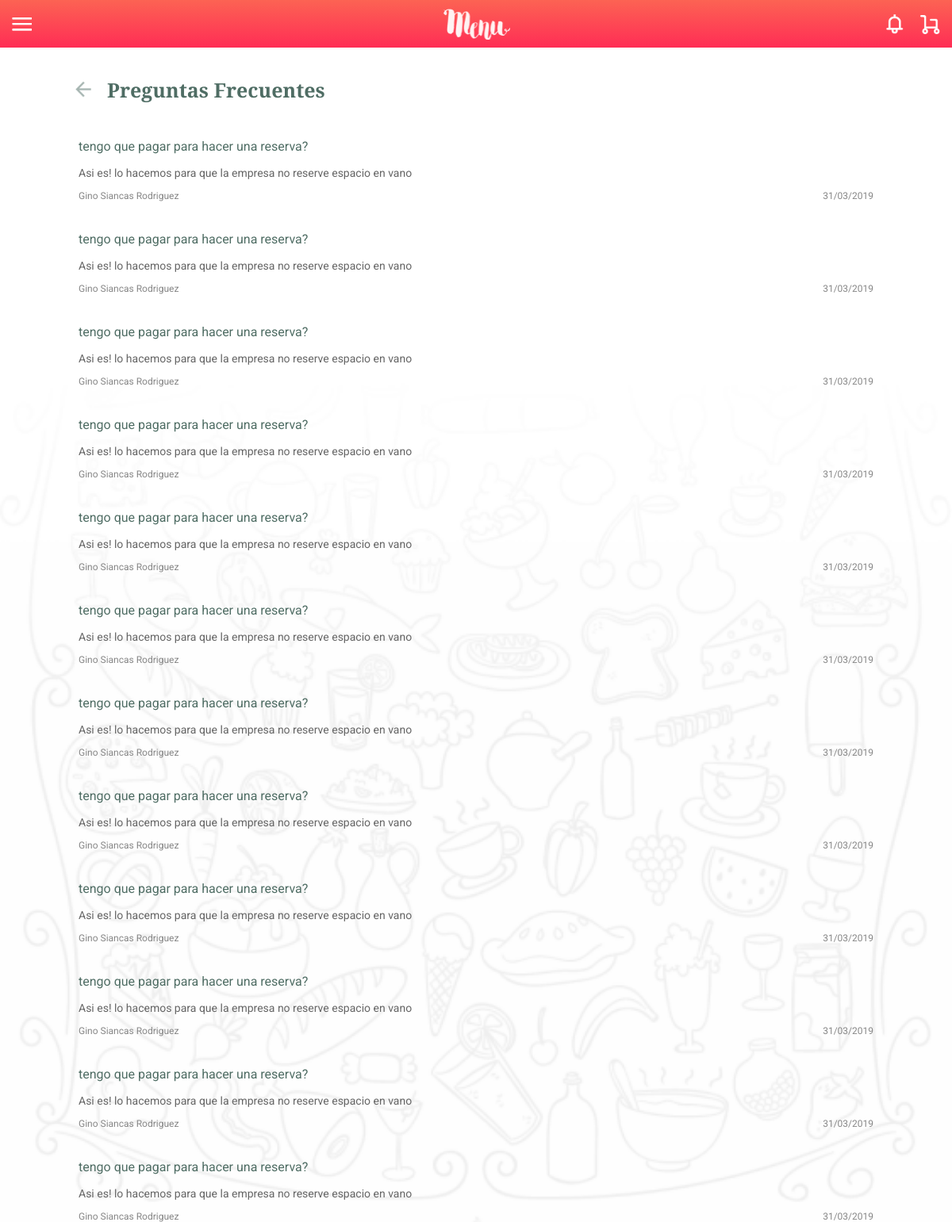
The app's page /questions.php (signed in) with its own data.
### tables this page shows
CREATE TABLE `frequent_questions` (
  `question_id` int(11) NOT NULL,
  `question_restaurant_id` int(11) NOT NULL,
  `question_poster_id` int(11) NOT NULL,
  `question_ask` text NOT NULL,
  `question_answer` varchar(255) DEFAULT NULL,
  `question_date` datetime NOT NULL
);

CREATE TABLE `users` (
  `username` varchar(45) NOT NULL,
  `password` varchar(65) NOT NULL,
  `name` varchar(55) DEFAULT NULL,
  `lastname` varchar(55) DEFAULT NULL,
  `telephone` int(11) DEFAULT NULL,
  `account_date_created` datetime NOT NULL,
  `user_id` int(11) NOT NULL,
  `avatar` varchar(255) DEFAULT NULL
);

### services/php/frequent_questions.php (the view, shortened to what this page needs)
<?php
class FrequentQuestions{
  function getQuestions($connection){
    $statement = "SELECT * FROM frequent_questions JOIN users ON question_poster_id = user_id ORDER BY question_date DESC LIMIT 12";
    if($query = mysqli_query($connection , $statement)){
      if(mysqli_num_rows($query)){
        $content = "";
        while($data = mysqli_fetch_assoc($query)){
          $content .= '<div class="question-wrap">';
            $content .= '<p class="ask">'.$data["question_ask"].'</p>';
            $content .= '<p class="ans">'.$data["question_answer"].'</p>';
            $content .= '<span class="who">'.ucwords($data["name"]).' '.ucwords($data["lastname"]).'</span>';
            $content .= '<span class="when">'.date("d/m/Y" , strtotime($data["question_date"])).'</span>';
          $content .= '</div>';
        }
        return $content;
      }else{return "none";}
    }else{return "error";}
  }
}
?>

### questions.php (shortened to what this page needs)
<!DOCTYPE html>
<html lang="en" dir="ltr">
<head>
  <link rel="stylesheet" href="css/global.1.0.0.css">
  <link rel="stylesheet" href="css/questions.1.0.0.css">
</head>
<body class="questionspg">
  <?php
  require_once("includes/header.php");
  require_once("services/php/db_connection.php");
  require_once("services/php/frequent_questions.php");
  $questionObj = new FrequentQuestions();
  $questions = $questionObj->getQuestions($connection);
  ?>
  <div class="content">
    <br>
    <div class="title left">
      <a href="javascript:void(0)" class="go-back"></a>
      <h1>Preguntas Frecuentes<br></h1>
    </div>
    <?php
    if($questions != "error"){
      if($questions != "none"){
        echo $questions;
      }else{echo "<h1>No hay preguntas</h1>";}
    }else{echo "<h1>Error de Carga</h1>";}
    ?>
  </div>
</body>
</html>

### includes/header.php (shortened to what this page needs)
<header>
  <a href="javascript:void(0)" class="hd-icon menuico"></a>
  <a href="/food-app" class="logo"></a>
  <?php if(isset($_SESSION["logged_in"]) && $_SESSION["logged_in"]){ ?>
  <a href="javascript:void(0)" class="hd-icon cart"></a>
  <a href="javascript:void(0)" class="hd-icon alert"></a>
  <? } ?>
</header>

### css/global.1.0.0.css (style rules this page uses)
body, html { padding: 0; margin: 0; font-family: "Roboto", sans-serif; }
header { position: fixed; width: 100%; top: 0; left: 0; z-index: 998; padding: 10.5px 0; text-align: center; background: linear-gradient(180deg, #FC6353 0%, #FF2D55 100%), linear-gradient(0deg, #FC6353, #FC6353); }
header .logo { display: block; width: 85px; height: 39px; background-image: url("../images/logo.png"); background-repeat: no-repeat; background-size: contain; background-position: center; margin: 0 auto; }
header .hd-icon { height: 25px; width: 25px; display: block; background-repeat: no-repeat; background-size: contain; background-position: center; position: absolute; top: 18px; }
header .hd-icon.menuico { background-image: url("../icons/menu.png"); left: 15px; }
header .hd-icon.cart { background-image: url("../icons/cart.png"); right: 15px; }
header .hd-icon.alert { background-image: url("../icons/alert.png"); right: 60px; }
.content { margin: 60px auto 0 auto; max-width: 1050px; }
.content .title { margin: 15px auto; text-align: center; max-width: 300px; position: relative; }
.content .title h1 { color: #4F6D64; font-family: "Alfa Slab One", cursive; font-size: 25px; }
.content .title a { position: absolute; top: 50%; left: -45px; height: 30px; width: 30px; margin-top: -15px; display: block; background-image: url("../icons/back.png"); background-position: center; background-size: contain; }
.content .title.left { margin: 10px 0 10px 60px; text-align: left; }

### css/questions.1.0.0.css (style rules this page uses)
html { background-image: url("../images/bg-global.png"); background-repeat: no-repeat; background-attachment: fixed; background-position: bottom; background-size: contain; height: 100%; }
body.questionspg .question-wrap { margin: 12px; padding: 12px; }
body.questionspg .question-wrap p.ask { color: #4F6D64; font-size: 16px; }
body.questionspg .question-wrap p.ans { color: #656565; font-size: 14px; }
body.questionspg .question-wrap span.who { color: #878787; font-size: 12px; float: left; }
body.questionspg .question-wrap span.when { color: #878787; font-size: 12px; float: right; }

### records on screen
frequent_questions: question_ask "tengo que pagar para hacer una reserva?", question_answer "Asi es! lo hacemos para que la empresa no reserve espacio en vano", users.name "Gino", users.lastname "Siancas Rodriguez", question_date "31/03/2019"
frequent_questions: question_ask "tengo que pagar para hacer una reserva?", question_answer "Asi es! lo hacemos para que la empresa no reserve espacio en vano", users.name "Gino", users.lastname "Siancas Rodriguez", question_date "31/03/2019"
frequent_questions: question_ask "tengo que pagar para hacer una reserva?", question_answer "Asi es! lo hacemos para que la empresa no reserve espacio en vano", users.name "Gino", users.lastname "Siancas Rodriguez", question_date "31/03/2019"
frequent_questions: question_ask "tengo que pagar para hacer una reserva?", question_answer "Asi es! lo hacemos para que la empresa no reserve espacio en vano", users.name "Gino", users.lastname "Siancas Rodriguez", question_date "31/03/2019"
frequent_questions: question_ask "tengo que pagar para hacer una reserva?", question_answer "Asi es! lo hacemos para que la empresa no reserve espacio en vano", users.name "Gino", users.lastname "Siancas Rodriguez", question_date "31/03/2019"
frequent_questions: question_ask "tengo que pagar para hacer una reserva?", question_answer "Asi es! lo hacemos para que la empresa no reserve espacio en vano", users.name "Gino", users.lastname "Siancas Rodriguez", question_date "31/03/2019"
frequent_questions: question_ask "tengo que pagar para hacer una reserva?", question_answer "Asi es! lo hacemos para que la empresa no reserve espacio en vano", users.name "Gino", users.lastname "Siancas Rodriguez", question_date "31/03/2019"
frequent_questions: question_ask "tengo que pagar para hacer una reserva?", question_answer "Asi es! lo hacemos para que la empresa no reserve espacio en vano", users.name "Gino", users.lastname "Siancas Rodriguez", question_date "31/03/2019"
frequent_questions: question_ask "tengo que pagar para hacer una reserva?", question_answer "Asi es! lo hacemos para que la empresa no reserve espacio en vano", users.name "Gino", users.lastname "Siancas Rodriguez", question_date "31/03/2019"
frequent_questions: question_ask "tengo que pagar para hacer una reserva?", question_answer "Asi es! lo hacemos para que la empresa no reserve espacio en vano", users.name "Gino", users.lastname "Siancas Rodriguez", question_date "31/03/2019"
frequent_questions: question_ask "tengo que pagar para hacer una reserva?", question_answer "Asi es! lo hacemos para que la empresa no reserve espacio en vano", users.name "Gino", users.lastname "Siancas Rodriguez", question_date "31/03/2019"
frequent_questions: question_ask "tengo que pagar para hacer una reserva?", question_answer "Asi es! lo hacemos para que la empresa no reserve espacio en vano", users.name "Gino", users.lastname "Siancas Rodriguez", question_date "31/03/2019"
